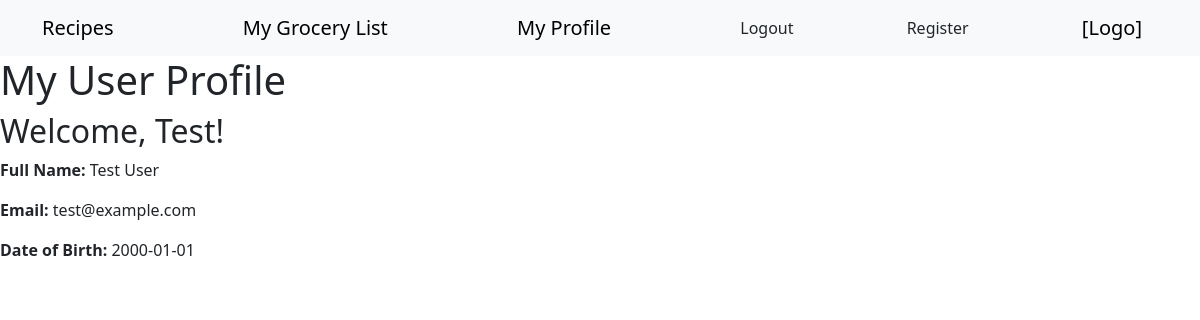
/user (signed in), run on the app's committed database.
### app/models.py (models this page shows, shortened)
class User(db.Model):
    __tablename__ = 'users'
    user_id = db.Column(db.Integer, primary_key=True)
    first_name = db.Column(db.String(50), nullable=False)
    last_name = db.Column(db.String(50), nullable=False)
    dob = db.Column(db.String(10), nullable=False)  # Format: YYYY-MM-DD
    email = db.Column(db.String(120), unique=True, nullable=False)
    password = db.Column(db.String(128), nullable=False)

### app/routes.py (the view)
@myapp_obj.route("/user")
def user_profile():
    user_email = session.get("user")
    user = User.query.filter_by(email=user_email).first()
    return render_template("user.html", user=user)

### app/templates/user.html
{% extends 'base.html' %}
{% block header %}
  <h1>{% block title %}My User Profile{% endblock %}</h1>
{% endblock %}
{% block content %}
  <h2>Welcome, {{ user.first_name }}!</h2>
  <p><strong>Full Name:</strong> {{ user.first_name }} {{ user.last_name }}</p>
  <p><strong>Email:</strong> {{ user.email }}</p>
  <p><strong>Date of Birth:</strong> {{ user.dob }}</p>
{% endblock %}

### data on the page
User: first_name "Test", last_name "User", email "test@example.com", dob "2000-01-01"
